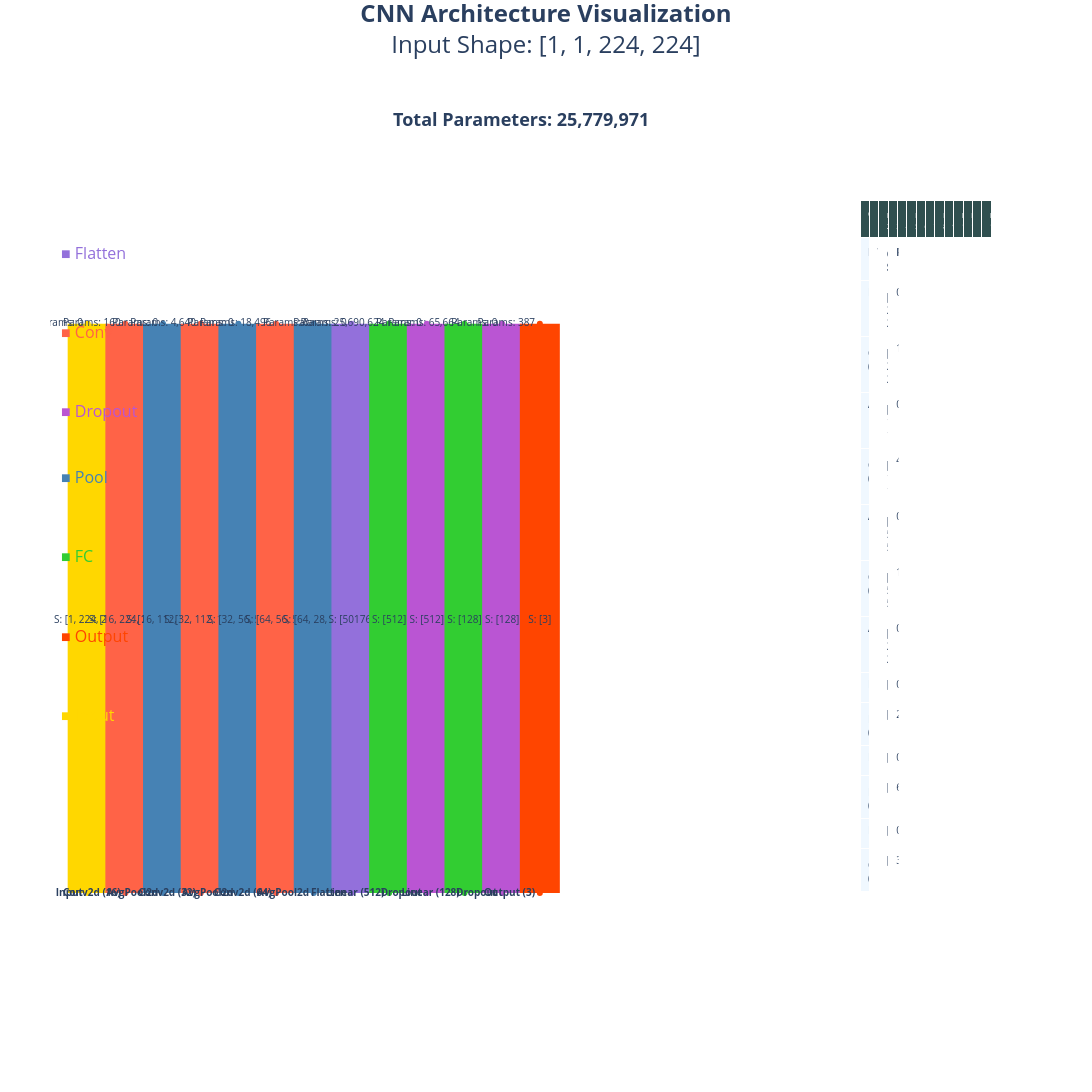

The notebook cell saved with this chart:
### Code cell
import plotly.graph_objects as go
from plotly.subplots import make_subplots
# Define your model's architecture data
layers = [
    {"name": "Input", "type": "Input", "output_shape": [1, 224, 224], "params": 0, "color": "#FFD700"},
    {"name": "Conv2d (16)", "type": "Conv", "output_shape": [16, 224, 224], "params": 160, "color": "#FF6347"},
    {"name": "AvgPool2d", "type": "Pool", "output_shape": [16, 112, 112], "params": 0, "color": "#4682B4"},
    {"name": "Conv2d (32)", "type": "Conv", "output_shape": [32, 112, 112], "params": 4640, "color": "#FF6347"},
    {"name": "AvgPool2d", "type": "Pool", "output_shape": [32, 56, 56], "params": 0, "color": "#4682B4"},
    {"name": "Conv2d (64)", "type": "Conv", "output_shape": [64, 56, 56], "params": 18496, "color": "#FF6347"},
    {"name": "AvgPool2d", "type": "Pool", "output_shape": [64, 28, 28], "params": 0, "color": "#4682B4"},
    {"name": "Flatten", "type": "Flatten", "output_shape": [50176], "params": 0, "color": "#9370DB"},
    {"name": "Linear (512)", "type": "FC", "output_shape": [512], "params": 25690624, "color": "#32CD32"},
    {"name": "Dropout", "type": "Dropout", "output_shape": [512], "params": 0, "color": "#BA55D3"},
    {"name": "Linear (128)", "type": "FC", "output_shape": [128], "params": 65664, "color": "#32CD32"},
    {"name": "Dropout", "type": "Dropout", "output_shape": [128], "params": 0, "color": "#BA55D3"},
    {"name": "Output (3)", "type": "Output", "output_shape": [3], "params": 387, "color": "#FF4500"},
]

# Create the figure
fig = make_subplots(rows=1, cols=2, specs=[[{"type": "xy"}, {"type": "table"}]], horizontal_spacing=0.3,column_widths=[0.8, 0.2])

# Add architecture blocks
for i, layer in enumerate(layers):
    fig.add_trace(
        go.Scatter(
            x=[i*3] * 3,  # Keep tripled spacing between layers
            y=[-0.6, 0.5, 1.7],  # Adjusted y-positions for better spacing
            mode="lines+markers+text",
            line=dict(width=40, color=layer["color"]),
            marker=dict(size=0),
            text=[f"<b>{layer['name']}</b>", 
                  f"S: {layer['output_shape']}", 
                  f"Params: {layer['params']:,}"],
            textposition=["middle left",   # Bottom label aligned left
                         "middle center",  # Middle label centered
                         "middle left"],   # Top label aligned left
            textfont=dict(size=10),
            hoverinfo="text",
            name=layer["name"],
        ),
        row=1, col=1
    )

# Add parameter table
table_data = [
    ["<b>Layer</b>"] + [layer["name"] for layer in layers],
    ["<b>Type</b>"] + [layer["type"] for layer in layers],
    ["<b>Output Shape</b>"] + [str(layer["output_shape"]) for layer in layers],
    ["<b>Parameters</b>"] + [f"{layer['params']:,}" for layer in layers],
]

fig.add_trace(
    go.Table(
        header=dict(
            values=["<b>Category</b>"] + [f"Layer {i+1}" for i in range(len(layers))],
            align="left",
            fill_color="#2F4F4F",
            font=dict(color="white", size=8)
        ),
        cells=dict(
            values=table_data,
            align="left",
            fill_color=["#F0F8FF", "#FFFFFF"],
            font_size=10,
            height=30  # Increased cell height
        )
    ),
    row=1, col=2
)

# Style the plot
fig.update_layout(
    title={
        'text': "<b>CNN Architecture Visualization</b><br>Input Shape: [1, 1, 224, 224]",
        'y': 0.98,
        'x': 0.5,
        'xanchor': 'center',
        'yanchor': 'top',
        'font': dict(size=24)  # Increased title size
    },
    xaxis=dict(
        showgrid=False, 
        zeroline=False, 
        visible=False, 
        range=[-3, len(layers)*3]  # Adjusted range for wider spacing
    ),
    yaxis=dict(
        showgrid=False, 
        zeroline=False, 
        visible=False, 
        range=[-1.0, 2.2]  # Adjusted range for new label positions
    ),
    plot_bgcolor="white",
    showlegend=False,
    width=2500,  # Increased overall width
    height=1200,  # Increased overall height
    margin=dict(
        l=50,  # Increased left margin
        r=100,  # Increased right margin
        t=200,  # Increased top margin
        b=100   # Increased bottom margin
    ),
    annotations=[
        dict(
            text=f"<b>Total Parameters: {sum(layer['params'] for layer in layers):,}</b>",
            x=0.5, 
            y=1.12,  # Moved total parameters text higher
            xref="paper", 
            yref="paper",
            showarrow=False,
            font=dict(size=18)
        )
    ]
)

# Add layer type legend
layer_types = set(layer["type"] for layer in layers)
for i, ltype in enumerate(layer_types):
    fig.add_annotation(
        x=0.01,
        y=0.95 - (i*0.1),  # Increased spacing between legend items
        xref="paper", 
        yref="paper",
        text=f"■ {ltype}",
        font=dict(
            color=[layer["color"] for layer in layers if layer["type"] == ltype][0],
            size=16  # Increased legend text size
        ),
        showarrow=False
    )

# Save and show the figure
fig.write_html("model_architecture.html")

fig.show()

### Figure 1 — Plotly figure (JSON) as saved in the notebook; plotly's stock layout.template omitted (floating-point values rounded to 4 significant figures)
{"data": [{"hoverinfo": "text", "line": {"color": "#FFD700", "width": 40}, "marker": {"size": 0}, "mode": "lines+markers+text", "name": "Input", "text": ["<b>Input</b>", "S: [1, 224, 224]", "Params: 0"], "textfont": {"size": 10}, "textposition": ["middle left", "middle center", "middle left"], "type": "scatter", "x": [0, 0, 0], "xaxis": "x", "y": [-0.6, 0.5, 1.7], "yaxis": "y"}, {"hoverinfo": "text", "line": {"color": "#FF6347", "width": 40}, "marker": {"size": 0}, "mode": "lines+markers+text", "name": "Conv2d (16)", "text": ["<b>Conv2d (16)</b>", "S: [16, 224, 224]", "Params: 160"], "textfont": {"size": 10}, "textposition": ["middle left", "middle center", "middle left"], "type": "scatter", "x": [3, 3, 3], "xaxis": "x", "y": [-0.6, 0.5, 1.7], "yaxis": "y"}, {"hoverinfo": "text", "line": {"color": "#4682B4", "width": 40}, "marker": {"size": 0}, "mode": "lines+markers+text", "name": "AvgPool2d", "text": ["<b>AvgPool2d</b>", "S: [16, 112, 112]", "Params: 0"], "textfont": {"size": 10}, "textposition": ["middle left", "middle center", "middle left"], "type": "scatter", "x": [6, 6, 6], "xaxis": "x", "y": [-0.6, 0.5, 1.7], "yaxis": "y"}, {"hoverinfo": "text", "line": {"color": "#FF6347", "width": 40}, "marker": {"size": 0}, "mode": "lines+markers+text", "name": "Conv2d (32)", "text": ["<b>Conv2d (32)</b>", "S: [32, 112, 112]", "Params: 4,640"], "textfont": {"size": 10}, "textposition": ["middle left", "middle center", "middle left"], "type": "scatter", "x": [9, 9, 9], "xaxis": "x", "y": [-0.6, 0.5, 1.7], "yaxis": "y"}, {"hoverinfo": "text", "line": {"color": "#4682B4", "width": 40}, "marker": {"size": 0}, "mode": "lines+markers+text", "name": "AvgPool2d", "text": ["<b>AvgPool2d</b>", "S: [32, 56, 56]", "Params: 0"], "textfont": {"size": 10}, "textposition": ["middle left", "middle center", "middle left"], "type": "scatter", "x": [12, 12, 12], "xaxis": "x", "y": [-0.6, 0.5, 1.7], "yaxis": "y"}, {"hoverinfo": "text", "line": {"color": "#FF6347", "width": 40}, "marker": {"size": 0}, "mode": "lines+markers+text", "name": "Conv2d (64)", "text": ["<b>Conv2d (64)</b>", "S: [64, 56, 56]", "Params: 18,496"], "textfont": {"size": 10}, "textposition": ["middle left", "middle center", "middle left"], "type": "scatter", "x": [15, 15, 15], "xaxis": "x", "y": [-0.6, 0.5, 1.7], "yaxis": "y"}, {"hoverinfo": "text", "line": {"color": "#4682B4", "width": 40}, "marker": {"size": 0}, "mode": "lines+markers+text", "name": "AvgPool2d", "text": ["<b>AvgPool2d</b>", "S: [64, 28, 28]", "Params: 0"], "textfont": {"size": 10}, "textposition": ["middle left", "middle center", "middle left"], "type": "scatter", "x": [18, 18, 18], "xaxis": "x", "y": [-0.6, 0.5, 1.7], "yaxis": "y"}, {"hoverinfo": "text", "line": {"color": "#9370DB", "width": 40}, "marker": {"size": 0}, "mode": "lines+markers+text", "name": "Flatten", "text": ["<b>Flatten</b>", "S: [50176]", "Params: 0"], "textfont": {"size": 10}, "textposition": ["middle left", "middle center", "middle left"], "type": "scatter", "x": [21, 21, 21], "xaxis": "x", "y": [-0.6, 0.5, 1.7], "yaxis": "y"}, {"hoverinfo": "text", "line": {"color": "#32CD32", "width": 40}, "marker": {"size": 0}, "mode": "lines+markers+text", "name": "Linear (512)", "text": ["<b>Linear (512)</b>", "S: [512]", "Params: 25,690,624"], "textfont": {"size": 10}, "textposition": ["middle left", "middle center", "middle left"], "type": "scatter", "x": [24, 24, 24], "xaxis": "x", "y": [-0.6, 0.5, 1.7], "yaxis": "y"}, {"hoverinfo": "text", "line": {"color": "#BA55D3", "width": 40}, "marker": {"size": 0}, "mode": "lines+markers+text", "name": "Dropout", "text": ["<b>Dropout</b>", "S: [512]", "Params: 0"], "textfont": {"size": 10}, "textposition": ["middle left", "middle center", "middle left"], "type": "scatter", "x": [27, 27, 27], "xaxis": "x", "y": [-0.6, 0.5, 1.7], "yaxis": "y"}, {"hoverinfo": "text", "line": {"color": "#32CD32", "width": 40}, "marker": {"size": 0}, "mode": "lines+markers+text", "name": "Linear (128)", "text": ["<b>Linear (128)</b>", "S: [128]", "Params: 65,664"], "textfont": {"size": 10}, "textposition": ["middle left", "middle center", "middle left"], "type": "scatter", "x": [30, 30, 30], "xaxis": "x", "y": [-0.6, 0.5, 1.7], "yaxis": "y"}, {"hoverinfo": "text", "line": {"color": "#BA55D3", "width": 40}, "marker": {"size": 0}, "mode": "lines+markers+text", "name": "Dropout", "text": ["<b>Dropout</b>", "S: [128]", "Params: 0"], "textfont": {"size": 10}, "textposition": ["middle left", "middle center", "middle left"], "type": "scatter", "x": [33, 33, 33], "xaxis": "x", "y": [-0.6, 0.5, 1.7], "yaxis": "y"}, {"hoverinfo": "text", "line": {"color": "#FF4500", "width": 40}, "marker": {"size": 0}, "mode": "lines+markers+text", "name": "Output (3)", "text": ["<b>Output (3)</b>", "S: [3]", "Params: 387"], "textfont": {"size": 10}, "textposition": ["middle left", "middle center", "middle left"], "type": "scatter", "x": [36, 36, 36], "xaxis": "x", "y": [-0.6, 0.5, 1.7], "yaxis": "y"}, {"cells": {"align": "left", "fill": {"color": ["#F0F8FF", "#FFFFFF"]}, "font": {"size": 10}, "height": 30, "values": [["<b>Layer</b>", "Input", "Conv2d (16)", "AvgPool2d", "Conv2d (32)", "AvgPool2d", "Conv2d (64)", "AvgPool2d", "Flatten", "Linear (512)", "Dropout", "Linear (128)", "Dropout", "Output (3)"], ["<b>Type</b>", "Input", "Conv", "Pool", "Conv", "Pool", "Conv", "Pool", "Flatten", "FC", "Dropout", "FC", "Dropout", "Output"], ["<b>Output Shape</b>", "[1, 224, 224]", "[16, 224, 224]", "[16, 112, 112]", "[32, 112, 112]", "[32, 56, 56]", "[64, 56, 56]", "[64, 28, 28]", "[50176]", "[512]", "[512]", "[128]", "[128]", "[3]"], ["<b>Parameters</b>", "0", "160", "0", "4,640", "0", "18,496", "0", "0", "25,690,624", "0", "65,664", "0", "387"]]}, "domain": {"x": [0.86, 1.0], "y": [0, 1]}, "header": {"align": "left", "fill": {"color": "#2F4F4F"}, "font": {"color": "white", "size": 8}, "values": ["<b>Category</b>", "Layer 1", "Layer 2", "Layer 3", "Layer 4", "Layer 5", "Layer 6", "Layer 7", "Layer 8", "Layer 9", "Layer 10", "Layer 11", "Layer 12", "Layer 13"]}, "type": "table"}], "layout": {"annotations": [{"font": {"size": 18}, "showarrow": false, "text": "<b>Total Parameters: 25,779,971</b>", "x": 0.5, "xref": "paper", "y": 1.12, "yref": "paper"}, {"font": {"color": "#9370DB", "size": 16}, "showarrow": false, "text": "■ Flatten", "x": 0.01, "xref": "paper", "y": 0.95, "yref": "paper"}, {"font": {"color": "#FF6347", "size": 16}, "showarrow": false, "text": "■ Conv", "x": 0.01, "xref": "paper", "y": 0.85, "yref": "paper"}, {"font": {"color": "#BA55D3", "size": 16}, "showarrow": false, "text": "■ Dropout", "x": 0.01, "xref": "paper", "y": 0.75, "yref": "paper"}, {"font": {"color": "#4682B4", "size": 16}, "showarrow": false, "text": "■ Pool", "x": 0.01, "xref": "paper", "y": 0.65, "yref": "paper"}, {"font": {"color": "#32CD32", "size": 16}, "showarrow": false, "text": "■ FC", "x": 0.01, "xref": "paper", "y": 0.55, "yref": "paper"}, {"font": {"color": "#FF4500", "size": 16}, "showarrow": false, "text": "■ Output", "x": 0.01, "xref": "paper", "y": 0.45, "yref": "paper"}, {"font": {"color": "#FFD700", "size": 16}, "showarrow": false, "text": "■ Input", "x": 0.01, "xref": "paper", "y": 0.35, "yref": "paper"}], "height": 1200, "margin": {"b": 100, "l": 50, "r": 100, "t": 200}, "plot_bgcolor": "white", "showlegend": false, "title": {"font": {"size": 24}, "text": "<b>CNN Architecture Visualization</b><br>Input Shape: [1, 1, 224, 224]", "x": 0.5, "xanchor": "center", "y": 0.98, "yanchor": "top"}, "width": 2500, "xaxis": {"anchor": "y", "domain": [0, 0.56], "range": [-3, 39], "showgrid": false, "visible": false, "zeroline": false}, "yaxis": {"anchor": "x", "domain": [0, 1], "range": [-1, 2.2], "showgrid": false, "visible": false, "zeroline": false}}}
